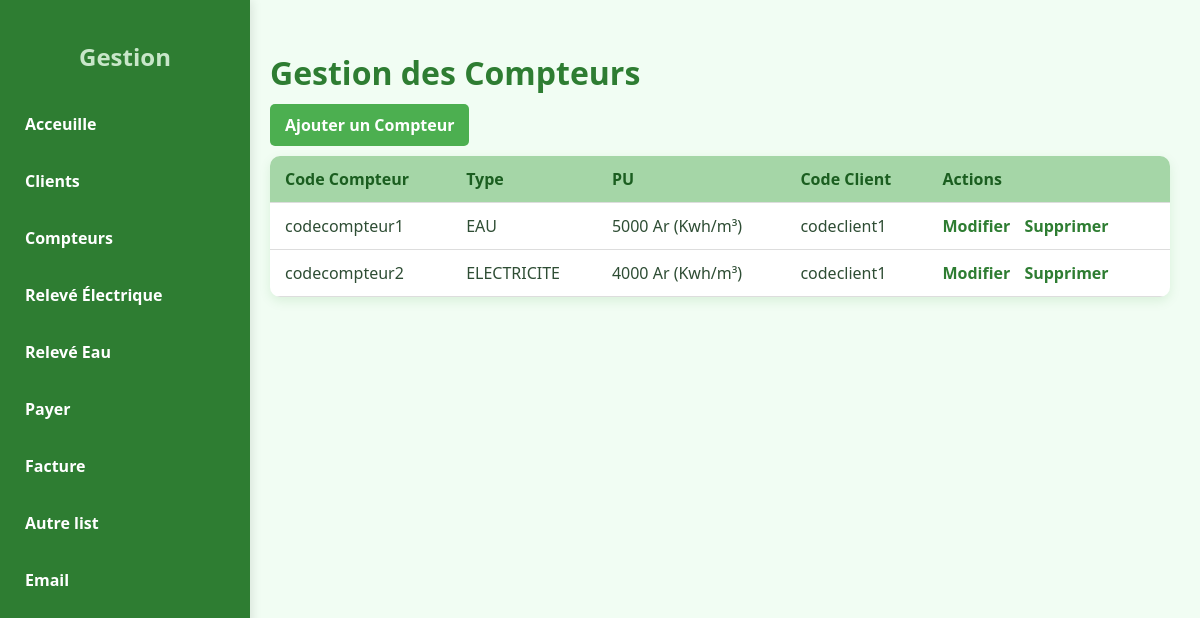
The page /view/compteur.php (signed in) on the database its author committed.
### tables this page shows
CREATE TABLE `COMPTEUR` (
  `codecompteur` varchar(100) NOT NULL,
  `type` varchar(1000) NOT NULL,
  `pu` int(11) NOT NULL,
  `codecli` varchar(1000) NOT NULL
);

### view/compteur.php (the view, shortened to what this page needs)
<?php
include_once "../model/connect.php";
$sql = "SELECT * FROM COMPTEUR";
$query = mysqli_query($conn, $sql);
$result = mysqli_fetch_all($query, MYSQLI_ASSOC);
?>
<!DOCTYPE html>
<html lang="fr">
<head>
    <link rel="stylesheet" href="css/compteur.css">
</head>
<body>
<div class="sidebar">
        <div class="logo">
            <h2>Gestion</h2>
        </div>
        <nav>
            <ul>
            <li><a href="page_acceuille.php">Acceuille</a></li>
                <li><a href="client.php">Clients</a></li>
                <li><a href="compteur.php">Compteurs</a></li>
                <li><a href="releve_elec.php">Relevé Électrique</a></li>
                <li><a href="releve_eau.php">Relevé Eau</a></li>
                <li><a href="payer.php">Payer</a></li>
                <li><a href="fact.php">Facture</a></li>
                <li><a href="list_client_pas1.php">Autre list</a></li>
                <li><a href="mail8.php">Email</a></li>
            </ul>
        </nav>
</div>
    <div class="container">
        <h1>Gestion des Compteurs</h1>
        <div class="bouton">
            <a href="../model/ajouter_compteur.php">Ajouter un Compteur</a>
        </div>
        <table>
            <thead><tr>
                    <th>Code Compteur</th>
                    <th>Type</th>
                    <th>PU</th>
                    <th>Code Client</th>
                    <th>Actions</th>
                </tr>
            </thead>
            <tbody>
                <?php
                 if (!empty($result))
                {
                foreach ($result as $compteur) {
                        echo "<tr>
                            <td>" . htmlspecialchars($compteur['codecompteur']) . "</td>
                            <td>" . htmlspecialchars($compteur['type']) . "</td>
                            <td> " . htmlspecialchars($compteur['pu']) . " Ar (Kwh/m³) </td>
                            <td>" . htmlspecialchars($compteur['codecli']) . "</td>
                            <td>
                            <a href='../model/modifier_compteur1.php?codecompteur=" . htmlspecialchars($compteur['codecompteur']) . "'>Modifier</a>
                            <a href='../model/sup_compteur.php?codecompteur=" . htmlspecialchars($compteur['codecompteur']) . "'>Supprimer</a>
                            </td>
                        </tr>";
                    }
                } else {
                    "<tr><td colspan='5'>Aucun compteur trouvé</td></tr>";
                }
                ?>
            </tbody>
        </table>
    </div>
</body>
</html>

### view/css/compteur.css (style rules this page uses)
body { font-family: 'Segoe UI', Tahoma, Geneva, Verdana, sans-serif; margin: 0; padding: 0; background-color: #f1fdf3; color: #2e4d34; display: flex; }
.sidebar { width: 220px; background-color: #2e7d32; color: white; height: 100vh; position: fixed; top: 0; left: 0; padding: 20px 15px; box-shadow: 2px 0 10px rgba(0,0,0,0.1); }
.sidebar .logo h2 { text-align: center; margin-bottom: 30px; color: #c8e6c9; }
.sidebar nav ul { list-style: none; padding: 0; }
.sidebar nav ul li { margin: 15px 0; }
.sidebar nav ul li a { color: white; text-decoration: none; font-weight: bold; padding: 10px; display: block; border-radius: 6px; transition: background 0.3s ease; }
.container { margin-left: 240px; padding: 30px; width: 100%; }
.container h1 { color: #2e7d32; font-size: 2em; margin-bottom: 20px; }
.bouton { margin-bottom: 20px; }
.bouton a { text-decoration: none; color: white; background-color: #4caf50; padding: 10px 15px; border-radius: 5px; margin-right: 10px; font-weight: bold; transition: background-color 0.3s ease; }
table { width: 100%; border-collapse: collapse; background-color: white; border-radius: 10px; overflow: hidden; box-shadow: 0 4px 12px rgba(0,128,0,0.1); }
thead { background-color: #a5d6a7; color: #1b5e20; }
th, td { padding: 12px 15px; text-align: left; border-bottom: 1px solid #ddd; }
td a { text-decoration: none; color: #2e7d32; font-weight: bold; margin-right: 10px; transition: color 0.3s ease; }

### rows shown on the page
compteur: codecompteur "codecompteur1", type "EAU", pu "5000", codecli "codeclient1"
compteur: codecompteur "codecompteur2", type "ELECTRICITE", pu "4000", codecli "codeclient1"
